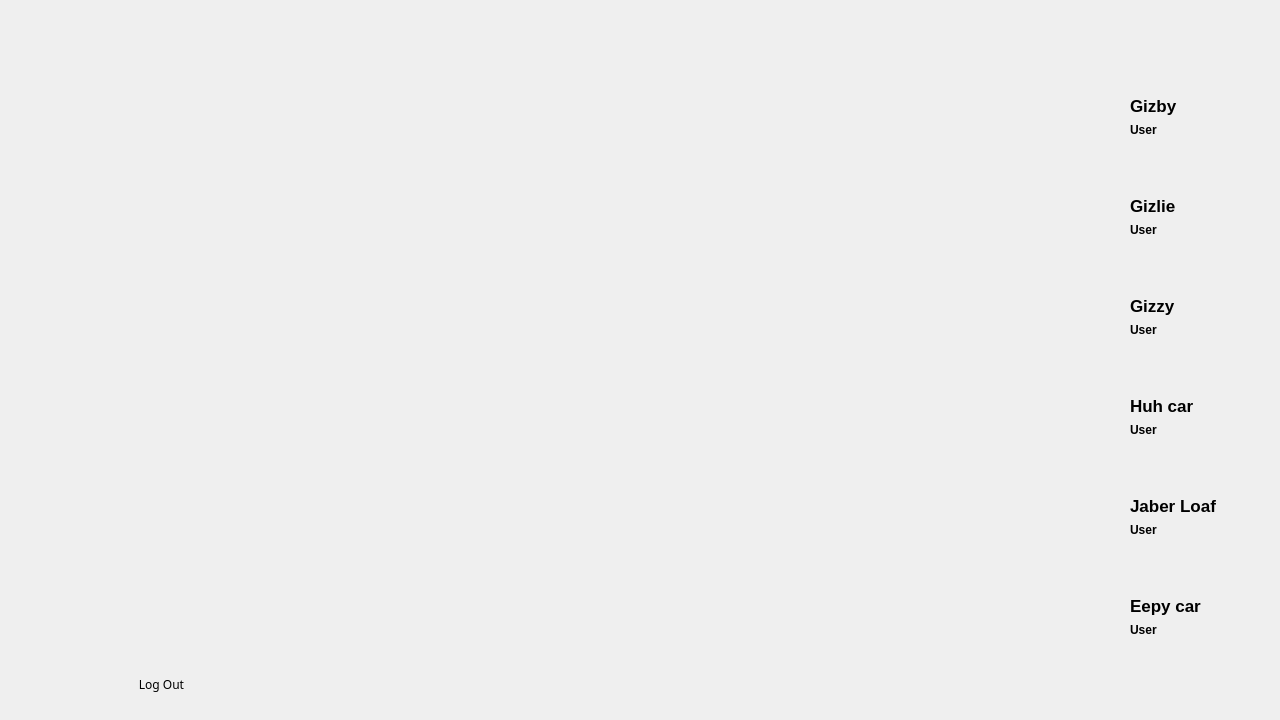
<?xml version="1.0" encoding="UTF-8"?>
<ui version="4.0">
 <class>Settings</class>
 <widget class="QMainWindow" name="Settings">
  <property name="geometry">
   <rect>
    <x>0</x>
    <y>0</y>
    <width>1280</width>
    <height>720</height>
   </rect>
  </property>
  <property name="windowTitle">
   <string>Settings</string>
  </property>
  <property name="windowIcon">
   <iconset resource="res.qrc">
    <normaloff>:/images/images/7.png</normaloff>:/images/images/7.png</iconset>
  </property>
  <property name="styleSheet">
   <string notr="true">#centralwidget {
	border-image: url(:/images/images/set.png);}</string>
  </property>
  <widget class="QWidget" name="centralwidget">
   <widget class="QLabel" name="label_10">
    <property name="geometry">
     <rect>
      <x>1130</x>
      <y>90</y>
      <width>151</width>
      <height>31</height>
     </rect>
    </property>
    <property name="font">
     <font>
      <pointsize>13</pointsize>
      <bold>true</bold>
     </font>
    </property>
    <property name="text">
     <string>Gizby</string>
    </property>
   </widget>
   <widget class="QLabel" name="labelname">
    <property name="geometry">
     <rect>
      <x>550</x>
      <y>150</y>
      <width>240</width>
      <height>30</height>
     </rect>
    </property>
    <property name="font">
     <font>
      <pointsize>13</pointsize>
      <bold>true</bold>
     </font>
    </property>
    <property name="frameShadow">
     <enum>QFrame::Sunken</enum>
    </property>
    <property name="text">
     <string/>
    </property>
    <property name="alignment">
     <set>Qt::AlignLeading|Qt::AlignLeft|Qt::AlignVCenter</set>
    </property>
   </widget>
   <widget class="QLabel" name="label_13">
    <property name="geometry">
     <rect>
      <x>1130</x>
      <y>620</y>
      <width>63</width>
      <height>20</height>
     </rect>
    </property>
    <property name="font">
     <font>
      <bold>true</bold>
     </font>
    </property>
    <property name="text">
     <string>User</string>
    </property>
   </widget>
   <widget class="QLabel" name="label_9">
    <property name="geometry">
     <rect>
      <x>1130</x>
      <y>220</y>
      <width>63</width>
      <height>20</height>
     </rect>
    </property>
    <property name="font">
     <font>
      <bold>true</bold>
     </font>
    </property>
    <property name="text">
     <string>User</string>
    </property>
   </widget>
   <widget class="QPushButton" name="PBhome">
    <property name="geometry">
     <rect>
      <x>80</x>
      <y>65</y>
      <width>210</width>
      <height>50</height>
     </rect>
    </property>
    <property name="text">
     <string/>
    </property>
    <property name="flat">
     <bool>true</bool>
    </property>
   </widget>
   <widget class="QLabel" name="label_3">
    <property name="geometry">
     <rect>
      <x>1130</x>
      <y>320</y>
      <width>63</width>
      <height>20</height>
     </rect>
    </property>
    <property name="font">
     <font>
      <bold>true</bold>
     </font>
    </property>
    <property name="text">
     <string>User</string>
    </property>
   </widget>
   <widget class="QLabel" name="label_8">
    <property name="geometry">
     <rect>
      <x>1130</x>
      <y>190</y>
      <width>151</width>
      <height>31</height>
     </rect>
    </property>
    <property name="font">
     <font>
      <pointsize>13</pointsize>
      <bold>true</bold>
     </font>
    </property>
    <property name="text">
     <string>Gizlie</string>
    </property>
   </widget>
   <widget class="QLabel" name="label_5">
    <property name="geometry">
     <rect>
      <x>1130</x>
      <y>490</y>
      <width>151</width>
      <height>31</height>
     </rect>
    </property>
    <property name="font">
     <font>
      <pointsize>13</pointsize>
      <bold>true</bold>
     </font>
    </property>
    <property name="text">
     <string>Jaber Loaf</string>
    </property>
   </widget>
   <widget class="QLabel" name="label_11">
    <property name="geometry">
     <rect>
      <x>1130</x>
      <y>120</y>
      <width>63</width>
      <height>20</height>
     </rect>
    </property>
    <property name="font">
     <font>
      <bold>true</bold>
     </font>
    </property>
    <property name="text">
     <string>User</string>
    </property>
   </widget>
   <widget class="QLabel" name="label_12">
    <property name="geometry">
     <rect>
      <x>1130</x>
      <y>590</y>
      <width>151</width>
      <height>31</height>
     </rect>
    </property>
    <property name="font">
     <font>
      <pointsize>13</pointsize>
      <bold>true</bold>
     </font>
    </property>
    <property name="text">
     <string>Eepy car</string>
    </property>
   </widget>
   <widget class="QLabel" name="label_2">
    <property name="geometry">
     <rect>
      <x>1130</x>
      <y>420</y>
      <width>63</width>
      <height>20</height>
     </rect>
    </property>
    <property name="font">
     <font>
      <bold>true</bold>
     </font>
    </property>
    <property name="text">
     <string>User</string>
    </property>
   </widget>
   <widget class="QPushButton" name="pushButton">
    <property name="geometry">
     <rect>
      <x>120</x>
      <y>670</y>
      <width>83</width>
      <height>29</height>
     </rect>
    </property>
    <property name="font">
     <font>
      <family>Sitka Heading Semibold</family>
     </font>
    </property>
    <property name="text">
     <string>Log Out</string>
    </property>
    <property name="flat">
     <bool>true</bool>
    </property>
   </widget>
   <widget class="QPushButton" name="PBactivity">
    <property name="geometry">
     <rect>
      <x>80</x>
      <y>175</y>
      <width>210</width>
      <height>50</height>
     </rect>
    </property>
    <property name="text">
     <string/>
    </property>
    <property name="flat">
     <bool>true</bool>
    </property>
   </widget>
   <widget class="QPushButton" name="PBwarehouse">
    <property name="geometry">
     <rect>
      <x>80</x>
      <y>120</y>
      <width>210</width>
      <height>50</height>
     </rect>
    </property>
    <property name="text">
     <string/>
    </property>
    <property name="flat">
     <bool>true</bool>
    </property>
   </widget>
   <widget class="QLabel" name="label_7">
    <property name="geometry">
     <rect>
      <x>1130</x>
      <y>290</y>
      <width>151</width>
      <height>31</height>
     </rect>
    </property>
    <property name="font">
     <font>
      <pointsize>13</pointsize>
      <bold>true</bold>
     </font>
    </property>
    <property name="text">
     <string>Gizzy</string>
    </property>
   </widget>
   <widget class="QLabel" name="label_6">
    <property name="geometry">
     <rect>
      <x>1130</x>
      <y>390</y>
      <width>151</width>
      <height>31</height>
     </rect>
    </property>
    <property name="font">
     <font>
      <pointsize>13</pointsize>
      <bold>true</bold>
     </font>
    </property>
    <property name="text">
     <string>Huh car</string>
    </property>
   </widget>
   <widget class="QLabel" name="label">
    <property name="geometry">
     <rect>
      <x>1130</x>
      <y>520</y>
      <width>63</width>
      <height>20</height>
     </rect>
    </property>
    <property name="font">
     <font>
      <bold>true</bold>
     </font>
    </property>
    <property name="text">
     <string>User</string>
    </property>
   </widget>
  </widget>
 </widget>
 <resources>
  <include location="res.qrc"/>
 </resources>
 <connections/>
</ui>
